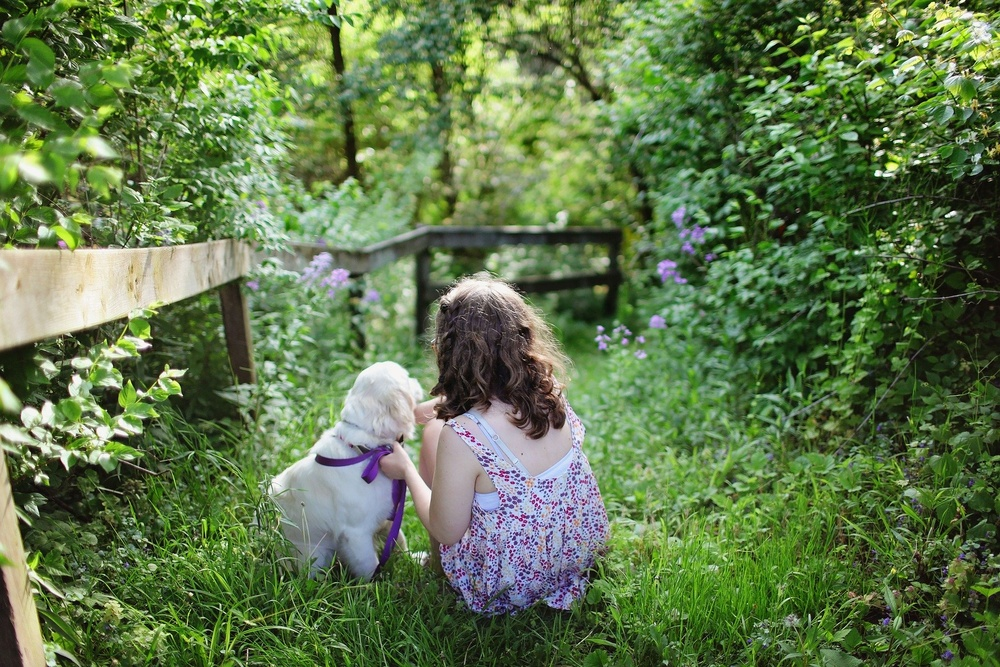
#> input picture OpenCV/image_rotation/test_image.jpg, 1000 x 667 px, shrunk from 1920 x 1280 before the run
$ python image_rotation.py
#> lines starting #> are read from the running program, lines starting #| are printed output that depends on the picture
# 필요한 패키지 import
import imutils # 파이썬 OpenCV가 제공하는 기능 중 복잡하고 사용성이 떨어지는 부분을 보완(이미지 또는 비디오 스트림 파일 처리 등)
import cv2 # opencv 모듈

# 이미지 파일
image = "test_image.jpg"

# 저장할 이미지 파일
result_path = "result_image.jpg"

# 이미지 읽기
image = cv2.imread(image)
#> image is the input picture: shape (667, 1000, 3); mean B, G, R 75.2, 119.7, 96.4

# 이미지 정보
h, w, c = image.shape # h : 높이, w : 너비, c : 채널(색상정보) - 3일 경우 다색, 1일 경우 단색
#> h = 667; w = 1000; c = 3
print("높이", h)
#| 높이 667
print("너비", w)
#| 너비 1000

# 이미지 회전
(cX, cY) = (w // 2, h // 2) # 중심점
#> cX = 500; cY = 333
M = cv2.getRotationMatrix2D((cX, cY), 30, 1.0) # 각도 설정
image = cv2.warpAffine(image, M, (int(w), int(h))) # 회전 적용
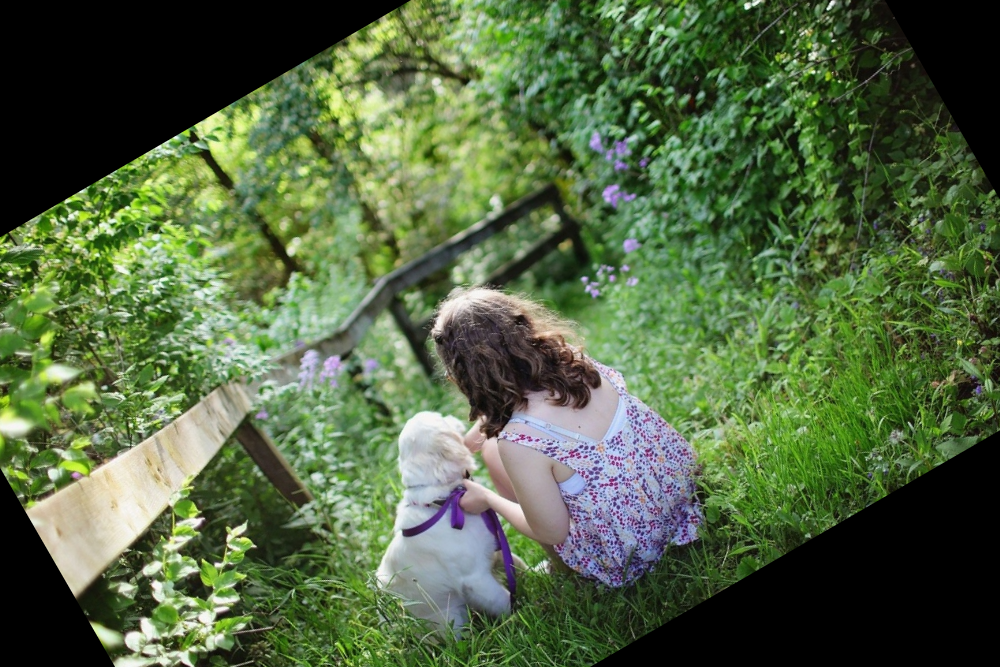
#> image: shape (667, 1000, 3); mean B, G, R 65.6, 101, 81.9

# 이미지 저장
cv2.imwrite(result_path, image) # 파일로 저장, 포맷은 확장자에 따름

# 이미지 show
cv2.imshow("image", image)
cv2.waitKey(0)
